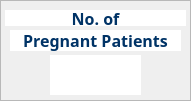
     <widget class="QFrame" name="pregPat">
      <property name="geometry">
       <rect>
        <x>440</x>
        <y>410</y>
        <width>191</width>
        <height>101</height>
       </rect>
      </property>
      <property name="styleSheet">
       <string notr="true">QFrame#pregPat {
        background-color: white;
        border: 2px solid rgb(0, 51, 102);
        border-radius: 10px;
}</string>
      </property>
      <property name="frameShape">
       <enum>QFrame::StyledPanel</enum>
      </property>
      <property name="frameShadow">
       <enum>QFrame::Raised</enum>
      </property>
      <widget class="QLabel" name="labelPats_6">
       <property name="geometry">
        <rect>
         <x>5</x>
         <y>10</y>
         <width>181</width>
         <height>16</height>
        </rect>
       </property>
       <property name="font">
        <font>
         <family>Segoe UI Black</family>
         <pointsize>12</pointsize>
         <weight>75</weight>
         <bold>true</bold>
        </font>
       </property>
       <property name="styleSheet">
        <string notr="true">background-color: white;
color: rgb(0, 51, 102);</string>
       </property>
       <property name="text">
        <string>No. of</string>
       </property>
       <property name="alignment">
        <set>Qt::AlignCenter</set>
       </property>
      </widget>
      <widget class="QLabel" name="labelPats_7">
       <property name="geometry">
        <rect>
         <x>10</x>
         <y>30</y>
         <width>171</width>
         <height>21</height>
        </rect>
       </property>
       <property name="font">
        <font>
         <family>Segoe UI Black</family>
         <pointsize>12</pointsize>
         <weight>75</weight>
         <bold>true</bold>
        </font>
       </property>
       <property name="styleSheet">
        <string notr="true">background-color: white;
color: rgb(0, 51, 102);</string>
       </property>
       <property name="text">
        <string>Pregnant Patients</string>
       </property>
       <property name="alignment">
        <set>Qt::AlignCenter</set>
       </property>
      </widget>
      <widget class="QLabel" name="PREGNUM">
       <property name="geometry">
        <rect>
         <x>50</x>
         <y>55</y>
         <width>91</width>
         <height>40</height>
        </rect>
       </property>
       <property name="font">
        <font>
         <family>Arial Black</family>
         <pointsize>25</pointsize>
         <weight>75</weight>
         <bold>true</bold>
        </font>
       </property>
       <property name="styleSheet">
        <string notr="true">background-color: white;
color: rgb(0, 51, 102);</string>
       </property>
       <property name="text">
        <string/>
       </property>
       <property name="alignment">
        <set>Qt::AlignCenter</set>
       </property>
      </widget>
     </widget>
